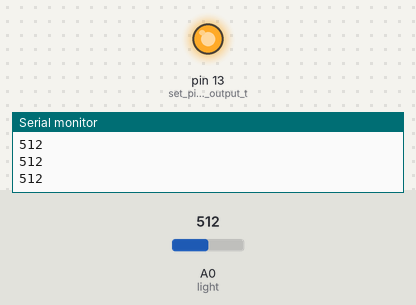
Recording of a sketch running on a simulated Arduino Uno, built with avr-gcc and run on an emulated ATmega328P. Shown: output pins drawn as LEDs (lit = HIGH), the last lines printed to the serial monitor. The test bench sets the inputs (shaded band); at power-on: A0 (light) = 512.

Above: at 1.2 s.
1.3 s: A0 (light) set to 690
2.8 s: A0 (light) set to 715
At 4.0 s:
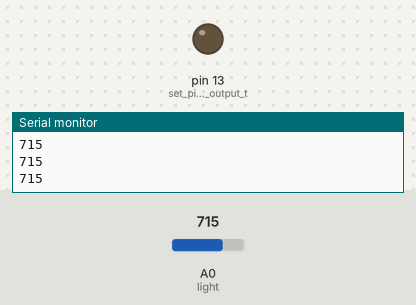
4.3 s: A0 (light) set to 511
At 5.3 s:
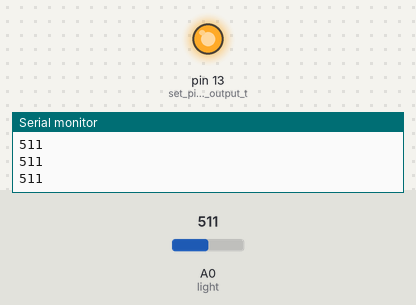
5.8 s: A0 (light) set to 710
At 6.6 s:
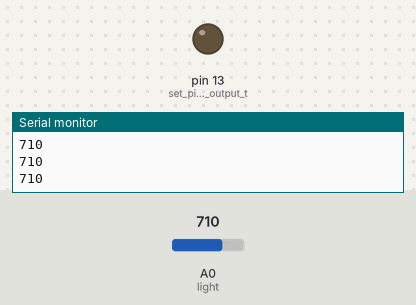
Timing chart, 0 to 8.3 s (numbered marks = the images above; inputs shaded):
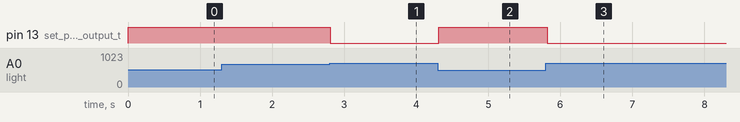

The sketch:

1C_photoresistor.ino
```cpp
/*
 Photoresistor program for SIK circuit 1C
*/

int photoresistor = 0;              //this variable will hold a value based on the brightness of the ambient light
const int threshold = 700;                //if the photoresistor reading is below this value the the light will turn on

void setup()
{
  Serial.begin(9600);               //start a serial connection with the computer

  pinMode(13, OUTPUT);              //set pin 13 as an output that can be set to HIGH or LOW
}

void loop()
{
  //read the brightness of the ambient light
  photoresistor = analogRead(A0);   //set photoresistor to a number between 0 and 1023 based on how bright the ambient light is
  Serial.println(photoresistor);    //print the value of photoresistor in the serial monitor on the computer

  digitalWrite(13, photoresistor < threshold); //photoresistor < threshold is returns true or false, which is interpreted as 1 or 0 by digitalWrite

  delay(100);
}
```

Measured:
- the behaviour switches between 699 and 700 on A0 (light) (found by bisection; images 0 and 1)
- after the input at 2.8 s, pin 13 (set_pin_13_as_an_output_t): HIGH → LOW at once
- after the input at 4.3 s, pin 13 (set_pin_13_as_an_output_t): LOW → HIGH at once
- after the input at 5.8 s, pin 13 (set_pin_13_as_an_output_t): HIGH → LOW at once
